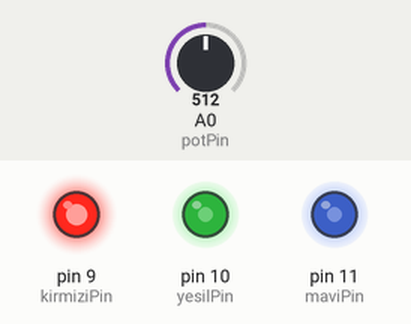
Bench run of a sketch on a simulated Arduino Uno, built with avr-gcc and run on an emulated ATmega328P. On the bench: output pins drawn as LEDs (lit = HIGH). The test bench sets the inputs (shaded band); at power-on: A0 (potPin) = 512.

Above: at 1.2 s.
1.3 s: A0 (potPin) set to 331
At 2.5 s:
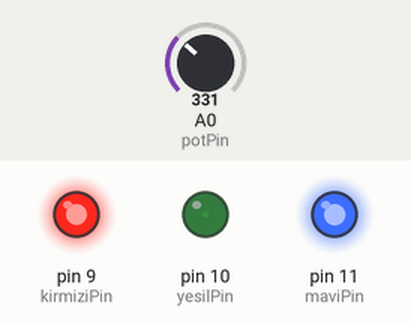
2.8 s: A0 (potPin) set to 511
At 3.7 s:
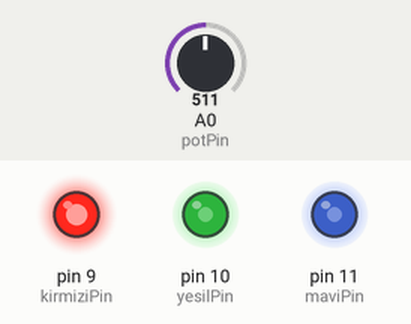
4.3 s: A0 (potPin) set to 692
At 4.8 s:
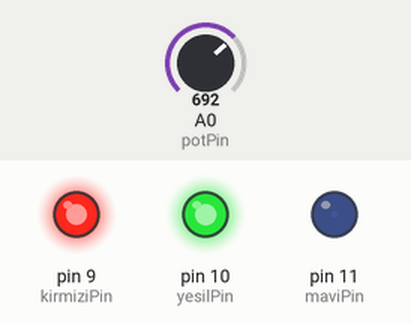
5.8 s: A0 (potPin) set to 900
At 7.0 s:
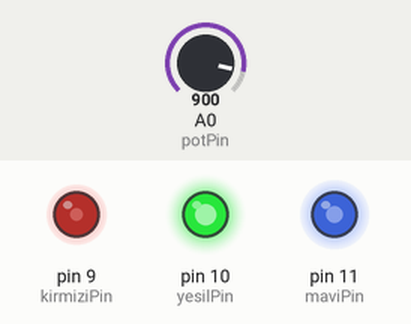
7.3 s: A0 (potPin) set to 1023
At 8.3 s:
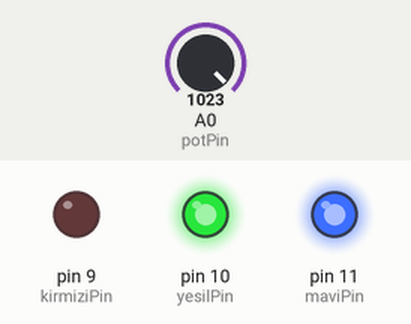
Timing chart, 0 to 9.8 s (numbered marks = the images above; inputs shaded):
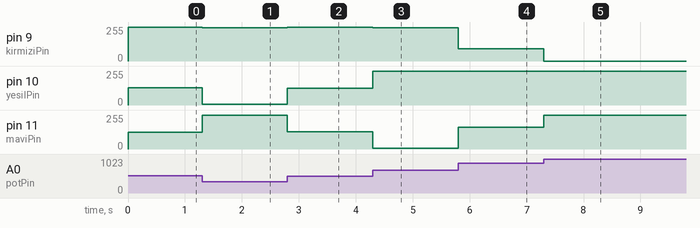

The sketch:

codes.ino
```cpp
int potPin   = A0;
int potDeger = 0;

int kirmiziPin = 9;
int yesilPin   = 10;
int maviPin    = 11;

int kirmiziDeger = 0;
int yesilDeger   = 0;
int maviDeger    = 0;


void setup()
{
 pinMode(kirmiziPin, OUTPUT);
 pinMode(yesilPin, OUTPUT);
 pinMode(maviPin, OUTPUT);

}

void loop()
{
  potDeger = analogRead(potPin);

  if(potDeger < 341) {
    potDeger = (potDeger * 3)/4;

    kirmiziDeger = 255 - potDeger;
    yesilDeger = potDeger;
    maviDeger = 0;
  } else if (potDeger < 682) {
  	 potDeger = ((potDeger - 341) * 3)/4;

     kirmiziDeger = 0;
     yesilDeger = 255 - potDeger;
     maviDeger = potDeger;
  } else {
     potDeger = ((potDeger - 682)*3)/4;

     kirmiziDeger = potDeger;
     yesilDeger = 0;
     maviDeger = 255 - potDeger;
  }

   analogWrite(kirmiziPin, 255-kirmiziDeger);
   analogWrite(yesilPin, 255 - yesilDeger);
   analogWrite(maviPin, 255 - maviDeger);
}
```

Measured:
- after the input at 1.3 s, pin 9 (kirmiziPin): 255/255 → 248/255 at once; pin 10 (yesilPin): 128/255 → 7/255 at once; pin 11 (maviPin): 127/255 → 255/255 at once
- after the input at 2.8 s, pin 9 (kirmiziPin): 248/255 → 255/255 at once; pin 10 (yesilPin): 7/255 → 127/255 at once; pin 11 (maviPin): 255/255 → 128/255 at once
- after the input at 4.3 s, pin 9 (kirmiziPin): 255/255 → 248/255 at once; pin 10 (yesilPin): 127/255 → 255/255 at once; pin 11 (maviPin): 128/255 → 7/255 at once
- after the input at 5.8 s, pin 9 (kirmiziPin): 248/255 → 92/255 at once; pin 11 (maviPin): 7/255 → 163/255 at once
- after the input at 7.3 s, pin 9 (kirmiziPin): 92/255 → 0/255 at once; pin 11 (maviPin): 163/255 → 255/255 at once
